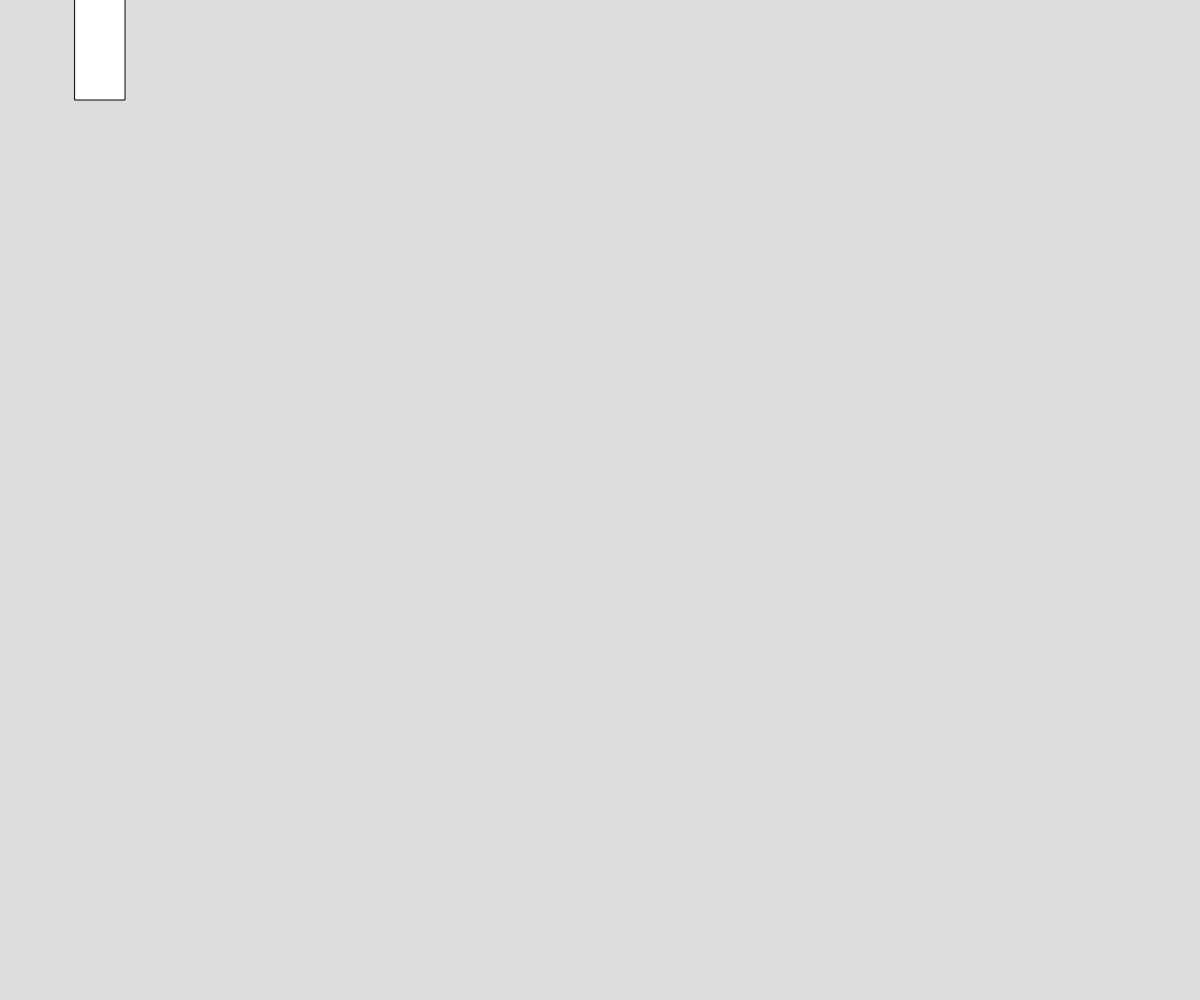
Frame 1 (no input)
Frame 60 (no input): identical to frame 1, image omitted
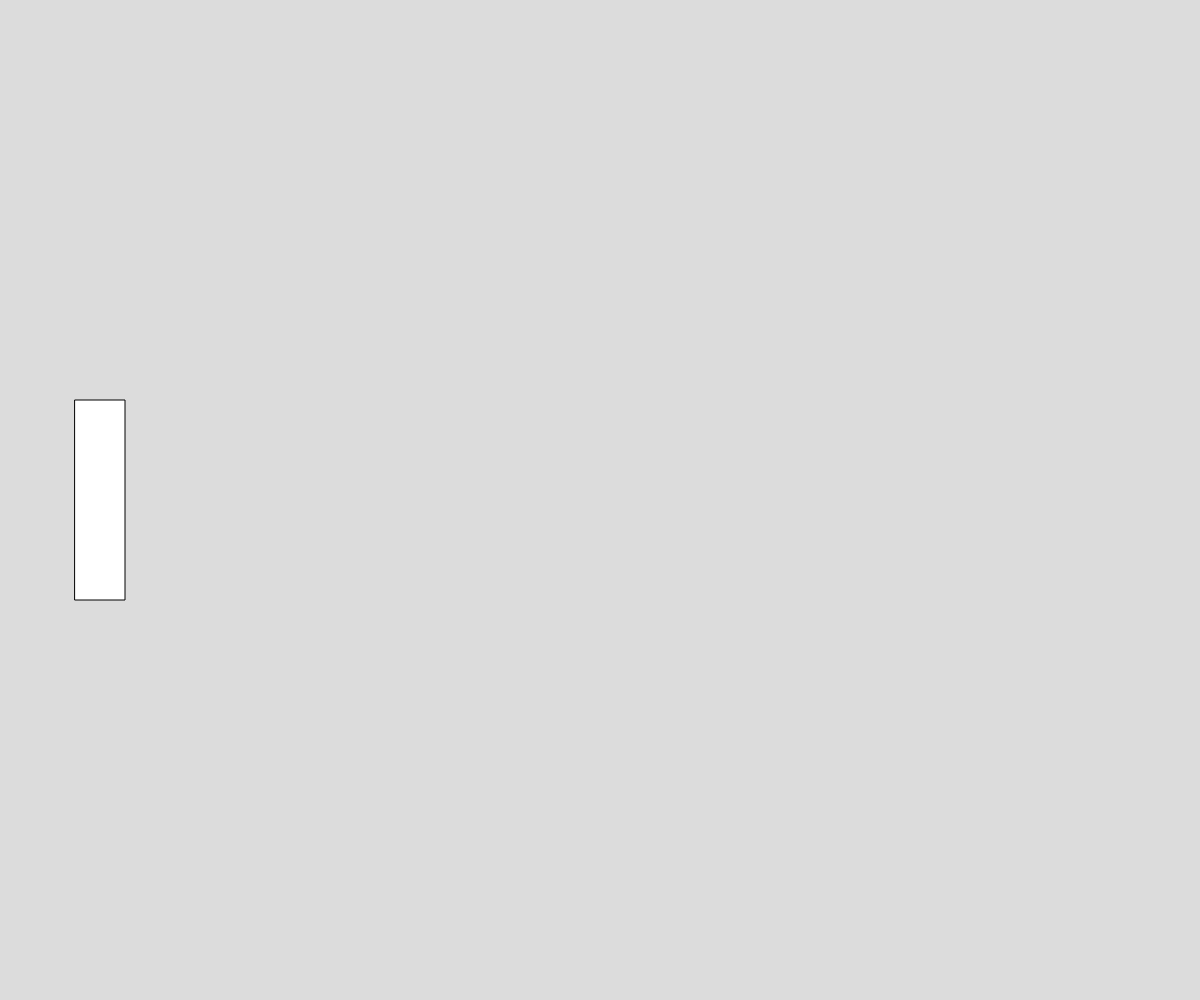
Frame 120 (the mouse pressed at the canvas centre since frame 60)

The p5.js sketch that drew these frames (run headless with seeded random() and noise() and a simulated clock; from frame 60 on, the mouse is pressed at the canvas centre):

// p5.js sketch
// ── sketch.js
// Project Title
// Your Name
// Date
//
// Extra for Experts:
// - describe what you did to take this project "above and beyond"


function setup() {
  createCanvas(windowWidth, windowHeight);
  rectMode(CENTER);
}

function draw() {
  background(220);
  rect(100, mouseY, 50, 200);
}
